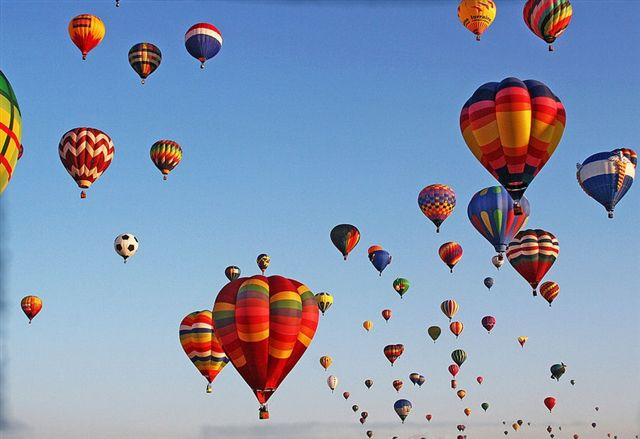
//> input picture OpencvTutorials/mongolfiere.jpg, 640 x 439 px
$ ./Image_Moments   (built with g++ and OpenCV 4)
//> lines starting //> are read from the running program, lines starting //| are printed output that depends on the picture; after the words box and inside, x2 and y2 are one past the last pixel; in counts of white or black regions, pixels touching at a corner belong together
#include <opencv2/highgui.hpp>
#include <opencv2/imgproc.hpp>
#include <iostream>
#include <stdio.h>
#include <stdlib.h>

using namespace cv;
using namespace std;

Mat src; Mat src_gray;
int thresh = 100;
int max_thresh = 255;
RNG rng(12345);

/// Function header
void thresh_callback(int, void*);

/* @function main */
int main(int argc, char** argv)
{
	/// Load source image and convert it to gray
	src = imread("mongolfiere.jpg");
//> src is the input picture: 439 rows x 640 cols, CV_8UC3; mean B, G, R 178.8, 151.1, 133.8

	/// Convert image to gray and blur it
	cvtColor(src, src_gray, COLOR_BGR2GRAY);
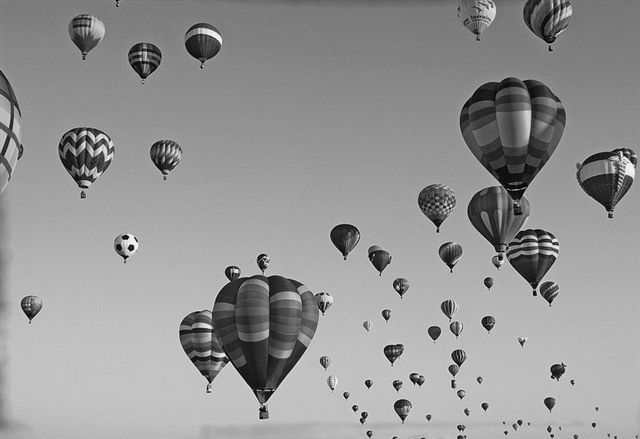
//> src_gray: 439 rows x 640 cols, CV_8UC1; min 0, max 254, mean 149.1
	blur(src_gray, src_gray, Size(3, 3));

	/// Create Window
	char* source_window = "Source";
	namedWindow(source_window, WINDOW_AUTOSIZE);
	imshow(source_window, src);

	createTrackbar(" Canny thresh:", "Source", &thresh, max_thresh, thresh_callback);
	thresh_callback(0, 0);

	waitKey(0);
	return(0);
}

/* @function thresh_callback */
void thresh_callback(int, void*)
{
	Mat canny_output;
	vector<vector<Point> > contours;
	vector<Vec4i> hierarchy;

	/// Detect edges using canny
	Canny(src_gray, canny_output, thresh, thresh * 2, 3);
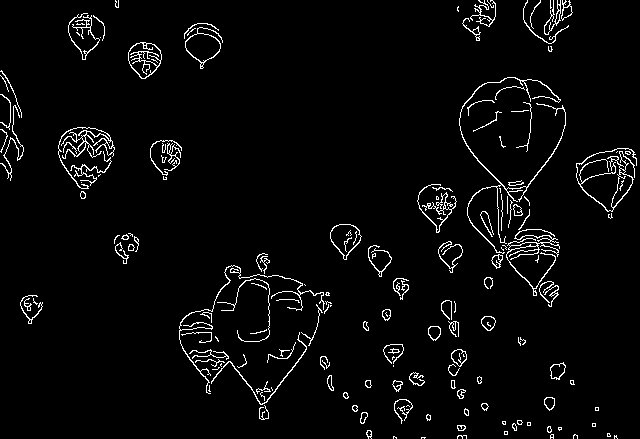
//> canny_output: 439 rows x 640 cols, CV_8UC1; 3.6% white in thin lines or dots
	/// Find contours
	findContours(canny_output, contours, hierarchy, RETR_TREE, CHAIN_APPROX_SIMPLE, Point(0, 0));
//> contours = 252 contours, 162 with area under 20; largest, box (x1, y1, x2, y2) and area: (576, 148, 637, 212) 1430, (580, 159, 621, 212) 946, (128, 42, 162, 79) 878, (128, 42, 162, 79) 790, (185, 27, 223, 69) 758

	/// Get the moments
	vector<Moments> mu(contours.size());
//> mu = 252 items
	for (int i = 0; i < contours.size(); i++)
	{
		mu[i] = moments(contours[i], false);
	}

	///  Get the mass centers:
	vector<Point2f> mc(contours.size());
	for (int i = 0; i < contours.size(); i++)
	{
		mc[i] = Point2f(mu[i].m10 / mu[i].m00, mu[i].m01 / mu[i].m00);
	}
//> after the loop, mc = 252 Points (x, y), first 12: [423.1, 437.3], [394.5, 436.8], [615, 436], [460.4, 435.7], [574.5, 434.9], [551.6, 435.8], [551.5, 435.5], [608.3, 434.6], [608.3, 434.7], [505.5, 432.5], [505.5, 432.5], [368.7, 433.3]

	/// Draw contours
	Mat drawing = Mat::zeros(canny_output.size(), CV_8UC3);
	for (int i = 0; i< contours.size(); i++)
	{
		Scalar color = Scalar(rng.uniform(0, 255), rng.uniform(0, 255), rng.uniform(0, 255));
		drawContours(drawing, contours, i, color, 2, 8, hierarchy, 0, Point());
		circle(drawing, mc[i], 4, color, -1, 8, 0);
	}
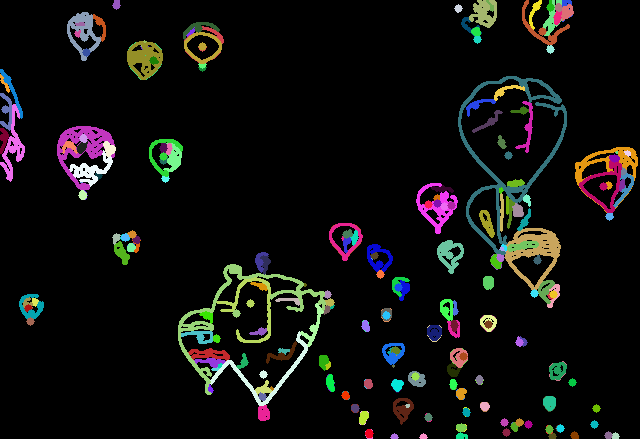
//> drawing: 439 rows x 640 cols, CV_8UC3; mean B, G, R 14.5, 15.9, 16

	/// Show in a window
	namedWindow("Contours", WINDOW_AUTOSIZE);
	imshow("Contours", drawing);

	/// Calculate the area with the moments 00 and compare with the result of the OpenCV function
	printf("\t Info: Area and Contour Length \n");
	for (int i = 0; i< contours.size(); i++)
	{
		printf(" * Contour[%d] - Area (M_00) = %.2f - Area OpenCV: %.2f - Length: %.2f \n", i, mu[i].m00, contourArea(contours[i]), arcLength(contours[i], true));
		Scalar color = Scalar(rng.uniform(0, 255), rng.uniform(0, 255), rng.uniform(0, 255));
		drawContours(drawing, contours, i, color, 2, 8, hierarchy, 0, Point());
		circle(drawing, mc[i], 4, color, -1, 8, 0);
	}
//> this loop made 252 passes
//|  * Contour[0] - Area (M_00) = 1.50 - Area OpenCV: 1.50 - Length: 10.24
//|  * Contour[1] - Area (M_00) = 1.00 - Area OpenCV: 1.00 - Length: 11.66
//|  * Contour[2] - Area (M_00) = 2.00 - Area OpenCV: 2.00 - Length: 14.49
//|  * Contour[3] - Area (M_00) = 3.50 - Area OpenCV: 3.50 - Length: 32.73
//|  * Contour[4] - Area (M_00) = 2.00 - Area OpenCV: 2.00 - Length: 20.49
//|  * Contour[5] - Area (M_00) = 9.50 - Area OpenCV: 9.50 - Length: 14.24
//|  * Contour[6] - Area (M_00) = 7.00 - Area OpenCV: 7.00 - Length: 9.66
//|  * Contour[7] - Area (M_00) = 7.50 - Area OpenCV: 7.50 - Length: 11.41
//> (output is shown up to pass 8 of 252)
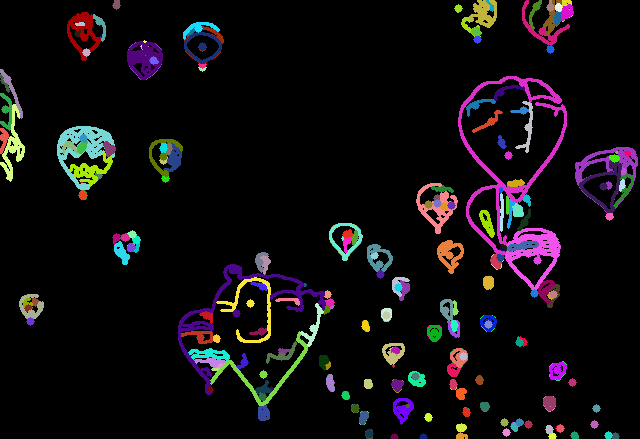
//> drawing: 439 rows x 640 cols, CV_8UC3; 11.47% of pixels changed, all inside (x1, y1, x2, y2) = (0, 0, 638, 439)
}
